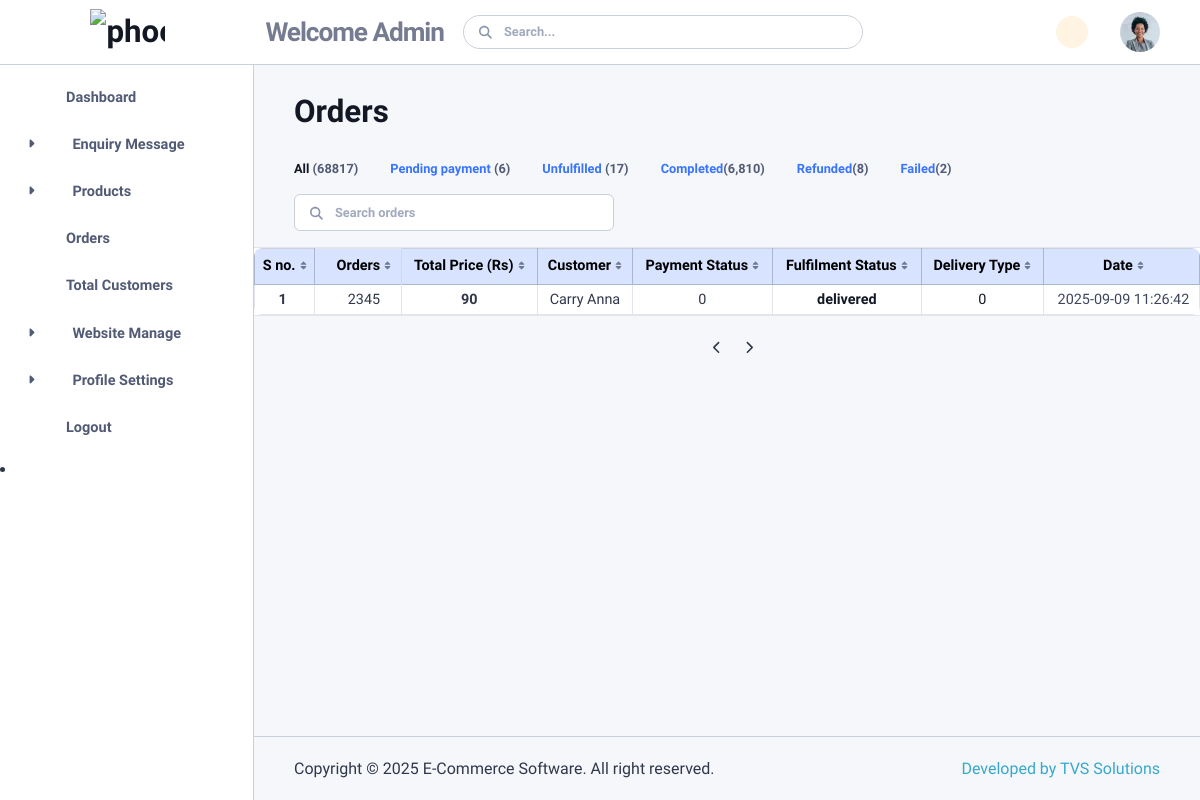
Page /orders.php on the earlier database version.
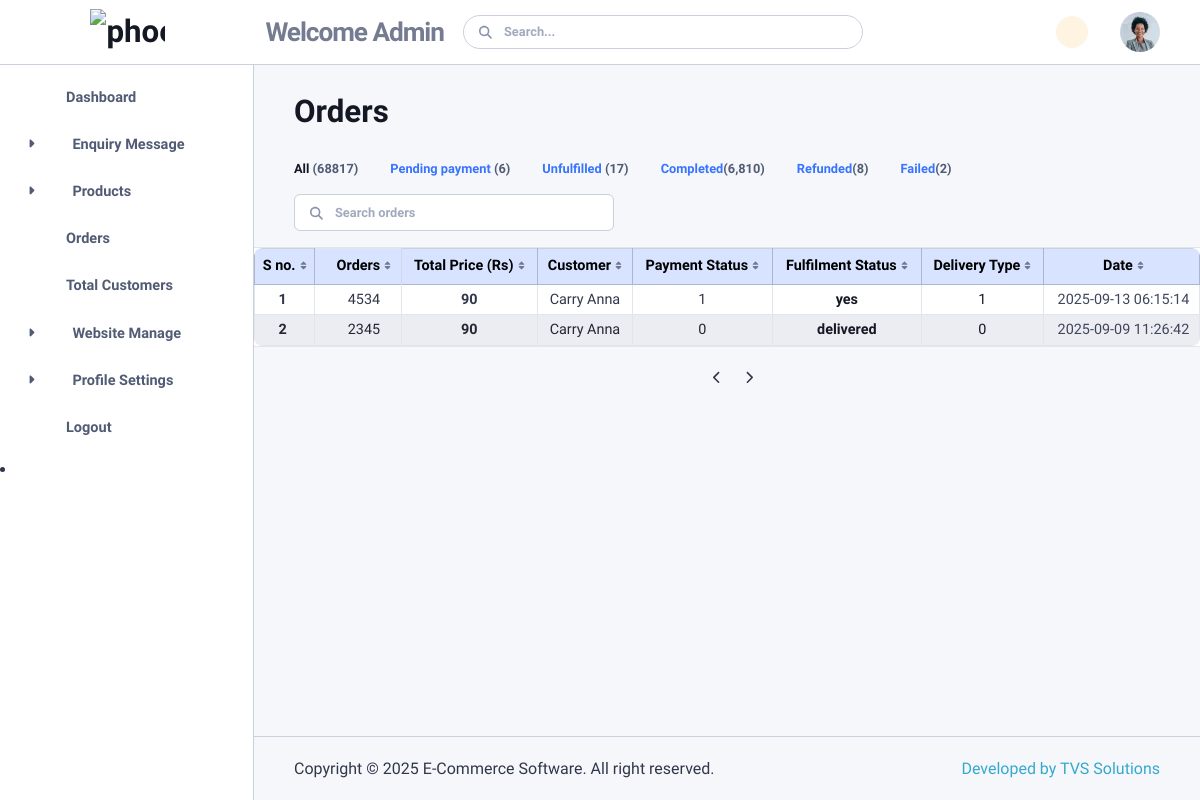
Same page on the later database version.
### tables this page shows
CREATE TABLE `orders` (
  `id` int(11) NOT NULL,
  `customer_id` int(200) NOT NULL,
  `totalPrice` decimal(10,2) NOT NULL,
  `discount` decimal(5,2) NOT NULL,
  `totalAfterDiscount` int(200) NOT NULL,
  `billing_number` varchar(20) NOT NULL,
  `created_at` timestamp NOT NULL DEFAULT current_timestamp(),
  `payment_status` int(6) NOT NULL,
  `delivery_status` varchar(200) NOT NULL,
  `payment_type` varchar(200) NOT NULL
);

### orders.php (the view, shortened to what this page needs)
<?php include 'db_connection.php'; ?>
<?php include 'header.php'; ?>
<?php include 'sidebar.php'; ?>
<?php include 'top_navbar.php'; ?>
 <div class="content">
        <div class="mb-9">
          <div class="row g-3 mb-4">
            <div class="col-auto">
              <h2 class="mb-0">Orders</h2>
            </div>
          </div>
          <ul class="nav nav-links mb-3 mb-lg-2 mx-n3">
            <li class="nav-item"><a class="nav-link active" aria-current="page" href="#"><span>All </span><span class="text-body-tertiary fw-semibold">(68817)</span></a></li>
            <li class="nav-item"><a class="nav-link" href="#"><span>Pending payment </span><span class="text-body-tertiary fw-semibold">(6)</span></a></li>
            <li class="nav-item"><a class="nav-link" href="#"><span>Unfulfilled </span><span class="text-body-tertiary fw-semibold">(17)</span></a></li>
            <li class="nav-item"><a class="nav-link" href="#"><span>Completed</span><span class="text-body-tertiary fw-semibold">(6,810)</span></a></li>
            <li class="nav-item"><a class="nav-link" href="#"><span>Refunded</span><span class="text-body-tertiary fw-semibold">(8)</span></a></li>
            <li class="nav-item"><a class="nav-link" href="#"><span>Failed</span><span class="text-body-tertiary fw-semibold">(2)</span></a></li>
          </ul>
          <div id="orderTable" data-list='{"valueNames":["order","total","customer","payment_status","fulfilment_status","delivery_type","date"],"page":10,"pagination":true}'>
            <div class="mb-4">
              <div class="row g-3">
                <div class="col-auto">
                  <div class="search-box">
                    <form class="position-relative"><input class="form-control search-input search" type="search" placeholder="Search orders" aria-label="Search" />
                      <span class="fas fa-search search-box-icon"></span>
                    </form>
                  </div>
                </div>
                <div class="col-auto scrollbar overflow-hidden-y flex-grow-1">
                </div>
            </div>
  <div id="tableExample2" data-list='{"valueNames":["name","email","age"],"page":5,"pagination":{"innerWindow":2,"left":1,"right":1}}'>
  <div class="table-responsive mx-n4  mx-lg-n6  bg-body-emphasis border-top border-bottom border-translucent position-relative mt-3">
  <table class="table table-hover table-striped table-bordered table-sm align-middle text-center shadow-lg rounded-3 overflow-hidden fs-9 mb-0">
  <thead class="table-primary text-dark">
    <tr>
      <th class="sort border-top" data-sort="name">S no.</th>
      <th class="sort border-top border-translucent ps-3" data-sort="name">Orders</th>
      <th class="sort border-top" data-sort="email">Total Price (Rs)</th>
      <th class="sort border-top" data-sort="name">Customer</th>
      <th class="sort border-top" data-sort="payment status">Payment Status</th>
      <th class="sort border-top" data-sort="age">Fulfilment Status</th>
      <th class="sort border-top" data-sort="age">Delivery Type</th>
      <th class="sort border-top" data-sort="age">Date</th>
    </tr>
  </thead>
  <tbody class="list">
    <?php
      $sql = "SELECT * FROM orders ORDER BY id DESC";
      $result = mysqli_query($conn, $sql);
      $count = 0;
      if (mysqli_num_rows($result) > 0) {
          while ($row = mysqli_fetch_assoc($result)) {
              $count++;
    ?>
<tr >
  <td class="fw-bold"><?php echo $count ?></td>
  <td class="ps-3 text-uppercase"><?php echo $row['billing_number'] ?></td>
  <td class=" fw-semibold">90</td>
  <td>Carry Anna</td>
  <td>
  <?php echo $row["payment_status"] ?>
  </td>
  <td>
    <span class=" text-dark fw-bold"><?php echo $row["delivery_status"] ?></span>
  </td>
  <td>
    <span class="  text-dark"><?php echo $row["payment_status"] ?></span>
  </td>
  <td class="text-muted"><?php echo $row["created_at"] ?></td>
</tr>
    <?php } } ?>
  </tbody>
</table>
  </div>
  <div class="d-flex justify-content-center mt-3"><button class="page-link" data-list-pagination="prev"><span class="fas fa-chevron-left"></span></button>
    <ul class="mb-0 pagination"></ul><button class="page-link pe-0" data-list-pagination="next"><span class="fas fa-chevron-right"></span></button>
  </div>
</div>
          </div>
        </div>
    <?php include 'footer.php'; ?>
      </div>

Differences in the rows shown:
added orders: billing_number "4534", payment_status "1", delivery_status "yes", created_at "2025-09-13 06:15:14"
